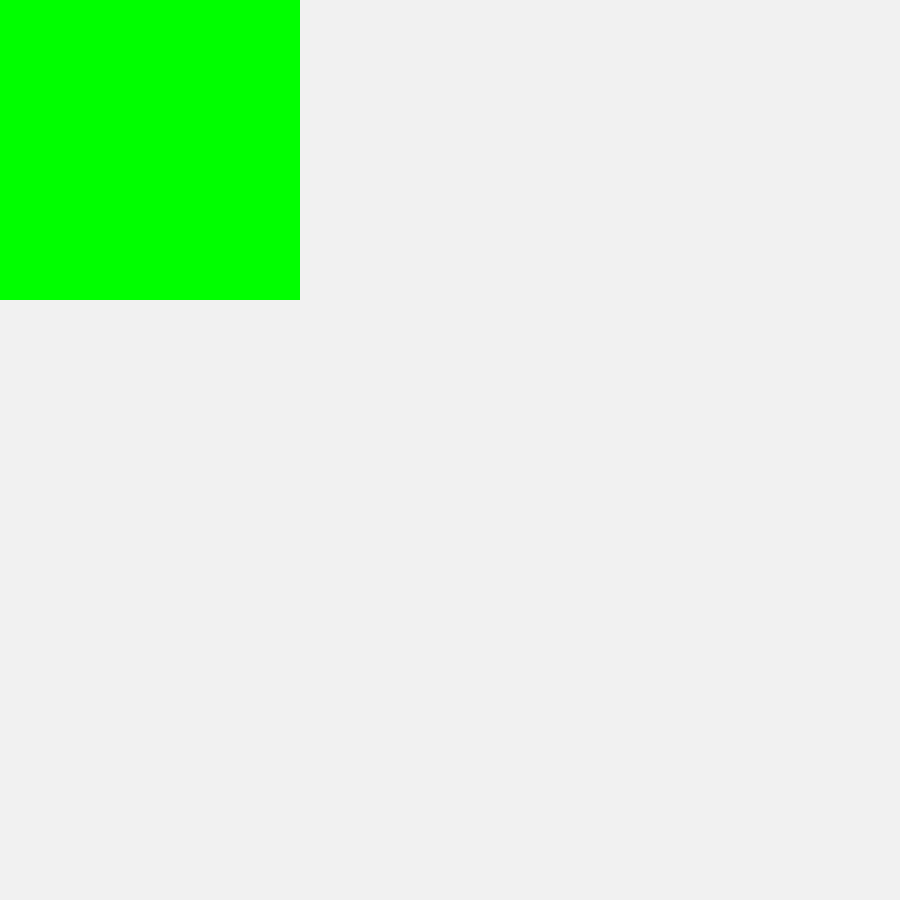
Frame 1 (no input)
Frame 60 (the mouse pressed at the canvas centre just before this capture): identical to frame 1, image omitted
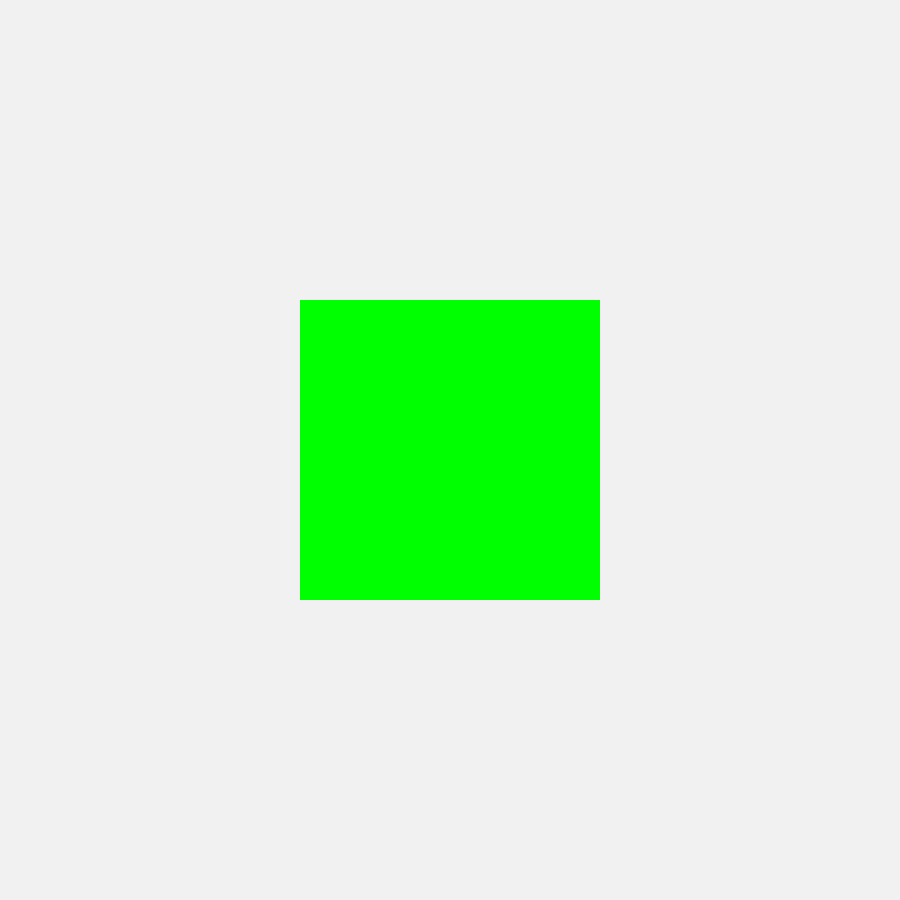
Frame 120 (the mouse held since frame 60 and released just before this capture)

The Processing sketch that drew these frames (run headless with seeded random() and noise(); from frame 60 on, the mouse is pressed at the canvas centre):

// Processing sketch: simple_grid
// ── simple_grid.pde
int mouseOverX, mouseOverY;
int[][] state;
float tileW, tileH;
int tilesX, tilesY;
int tiles = 30;

void setup() {
  size(900, 900);

  tilesX = 3;
  tilesY = 3;
  tileW = width / tilesX;
  tileH = height / tilesY;

  state = new int[tilesX][tilesY];

  for (int x = 0; x < tilesX; x++) {
    for (int y = 0; y < tilesY; y++) {
      state[x][y] = 0;
    }
  }
}

void draw() {

  background(0);

  mouseOverX = int(map(mouseX, 0, width, 0, tilesX));
  mouseOverY = int(map(mouseY, 0, height, 0, tilesY));
  
  println(mouseOverX);
  ellipseMode(CORNER);
  noStroke();
  
  for (int x = 0; x < tilesX; x++) {
    for (int y = 0; y < tilesY; y++) {

      if (mouseOverX == x && mouseOverY == y) {
        fill(#00FF00);
      } else {
        fill(#F1F1F1);
      }

      if (state[x][y] == 0) {
        rect(x * tileW, y * tileH, tileW, tileH);
      } else if (state[x][y] == 1) {
        ellipse(x * tileW, y * tileH, tileW, tileH);
      } else if (state[x][y] == 2){
         square(x * tileW, y * tileH, tileW);
      }
    }
  }
}
void mouseReleased() {
  state[mouseOverX][mouseOverY] = (state[mouseOverX][mouseOverY] + 1) % 3;
}
